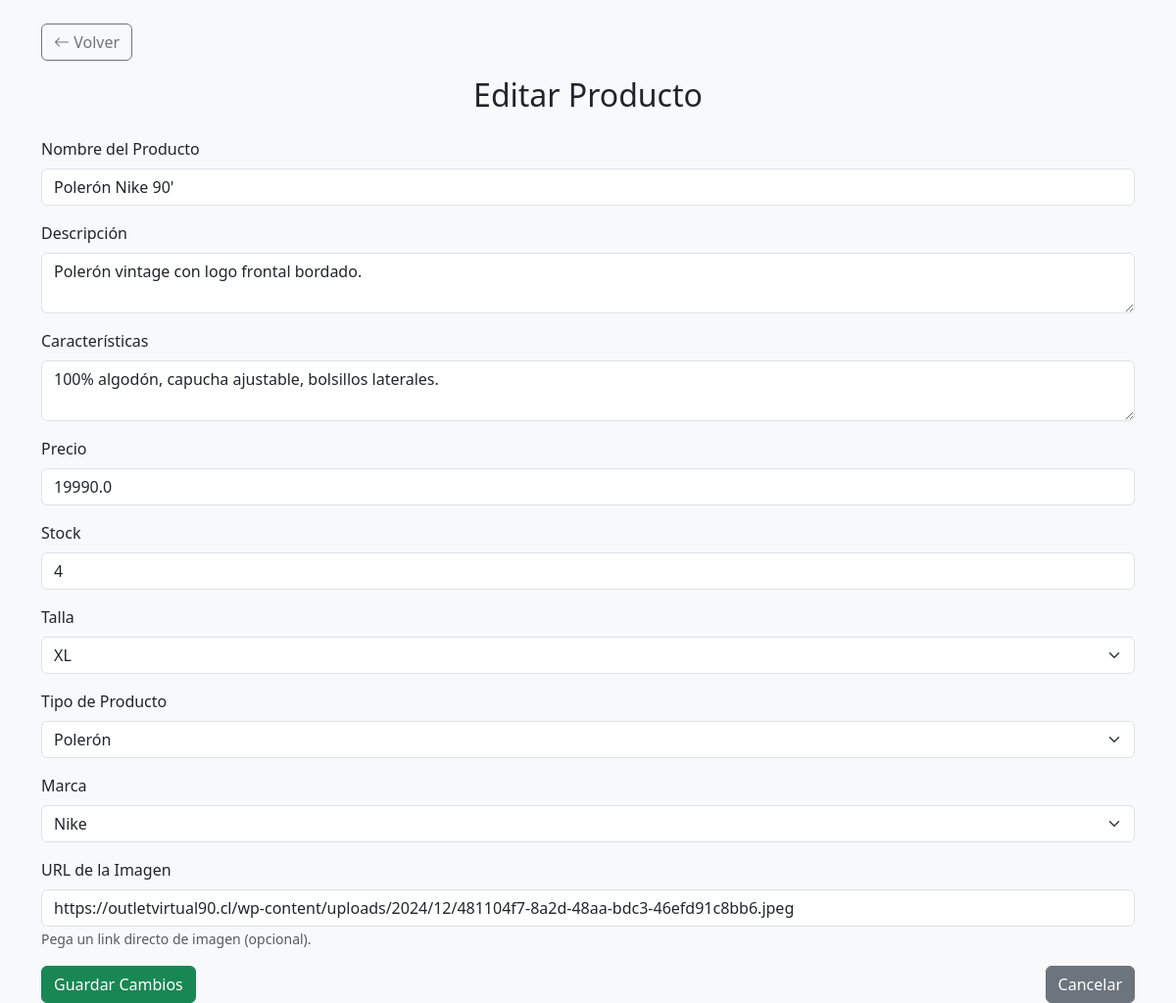
The page /editar_producto/1 (signed in) on the database its author committed.
### app/models.py (models this page shows)
class Producto(db.Model):
    id = db.Column(db.Integer, primary_key=True)
    nombre = db.Column(db.String(100), nullable=False)
    descripcion = db.Column(db.Text, nullable=False)
    caracteristicas = db.Column(db.Text)
    precio = db.Column(db.Float, nullable=False)
    stock = db.Column(db.Integer, nullable=False)
    talla = db.Column(db.String(10))
    tipo_producto = db.Column(db.String(50))
    marca = db.Column(db.String(50))
    imagen_url = db.Column(db.String(255))
    qr = db.Column(db.String(255))
    categoria = db.Column(db.String(50))  # 👉 nueva columna

### app/routes.py (the view, shortened to what this page needs)
@app.route('/editar_producto/<int:id>', methods=['GET', 'POST'])
@login_required
def editar_producto(id):
    producto = Producto.query.get_or_404(id)
    return render_template('editar_producto.html', producto=producto)

### app/routes.py (called while the page is built)
@login_manager.user_loader
def load_user(user_id):
    return User.query.get(int(user_id))

### app/templates/editar_producto.html (shortened to what this page needs)
<!DOCTYPE html>
<html lang="es">
<head>
    <link href="https://cdn.jsdelivr.net/npm/bootstrap@5.3.0/dist/css/bootstrap.min.css" rel="stylesheet">
    <link href="https://cdn.jsdelivr.net/npm/bootstrap-icons/font/bootstrap-icons.css" rel="stylesheet">
</head>
<body class="bg-light">
<div class="container mt-4">
    <a href="{{ url_for('productos') }}" class="btn btn-outline-secondary mb-3">
        <i class="bi bi-arrow-left"></i> Volver
    </a>
    <h2 class="mb-4 text-center">Editar Producto</h2>
    <form method="POST" action="{{ url_for('editar_producto', id=producto.id) }}">
        <div class="mb-3">
            <label class="form-label">Nombre del Producto</label>
            <input type="text" class="form-control" name="nombre" value="{{ producto.nombre }}" required>
        </div>
        <div class="mb-3">
            <label class="form-label">Descripción</label>
            <textarea class="form-control" name="descripcion" rows="2" required>{{ producto.descripcion }}</textarea>
        </div>
        <div class="mb-3">
            <label class="form-label">Características</label>
            <textarea class="form-control" name="caracteristicas" rows="2">{{ producto.caracteristicas }}</textarea>
        </div>
        <div class="mb-3">
            <label class="form-label">Precio</label>
            <input type="number" step="0.01" class="form-control" name="precio" value="{{ producto.precio }}" required>
        </div>
        <div class="mb-3">
            <label class="form-label">Stock</label>
            <input type="number" class="form-control" name="stock" value="{{ producto.stock }}" required>
        </div>
        <div class="mb-3">
            <label class="form-label">Talla</label>
            <select class="form-select" name="talla">
                {% for talla in ['XS', 'S', 'M', 'L', 'XL', 'XXL'] %}
                <option value="{{ talla }}" {% if producto.talla == talla %}selected{% endif %}>{{ talla }}</option>
                {% endfor %}
            </select>
        </div>
        <div class="mb-3">
            <label class="form-label">Tipo de Producto</label>
            <select class="form-select" name="tipo_producto">
                {% for tipo in ['Polerón', 'Chaqueta', 'Pantalón', 'Camisa', 'Polera'] %}
                <option value="{{ tipo }}" {% if producto.tipo_producto == tipo %}selected{% endif %}>{{ tipo }}</option>
                {% endfor %}
            </select>
        </div>
        <div class="mb-3">
            <label class="form-label">Marca</label>
            <select class="form-select" name="marca">
                {% for marca in ['Nike', 'Adidas', 'Reebok', 'Puma', 'Levi\'s', 'Converse'] %}
                <option value="{{ marca }}" {% if producto.marca == marca %}selected{% endif %}>{{ marca }}</option>
                {% endfor %}
            </select>
        </div>
        <div class="mb-3">
            <label class="form-label">URL de la Imagen</label>
            <input type="url" class="form-control" name="imagen_url" value="{{ producto.imagen_url }}">
            <small class="form-text text-muted">Pega un link directo de imagen (opcional).</small>
        </div>
        <div class="d-flex justify-content-between">
            <button type="submit" class="btn btn-success">Guardar Cambios</button>
            <a href="{{ url_for('productos') }}" class="btn btn-secondary">Cancelar</a>
        </div>
    </form>
</div>
</body>
</html>

### rows shown on the page
Producto: nombre "Polerón Nike 90'", descripcion "Polerón vintage con logo frontal bordado.", caracteristicas "100% algodón, capucha ajustable, bolsillos laterales.", precio "19990.0", stock "4", talla "XL", tipo_producto "Polerón", marca "Nike", imagen_url "https://outletvirtual90.cl/wp-content/uploads/2024/12/481104f7-8a2d-48aa-bdc3-46efd91c8bb6.jpeg"
